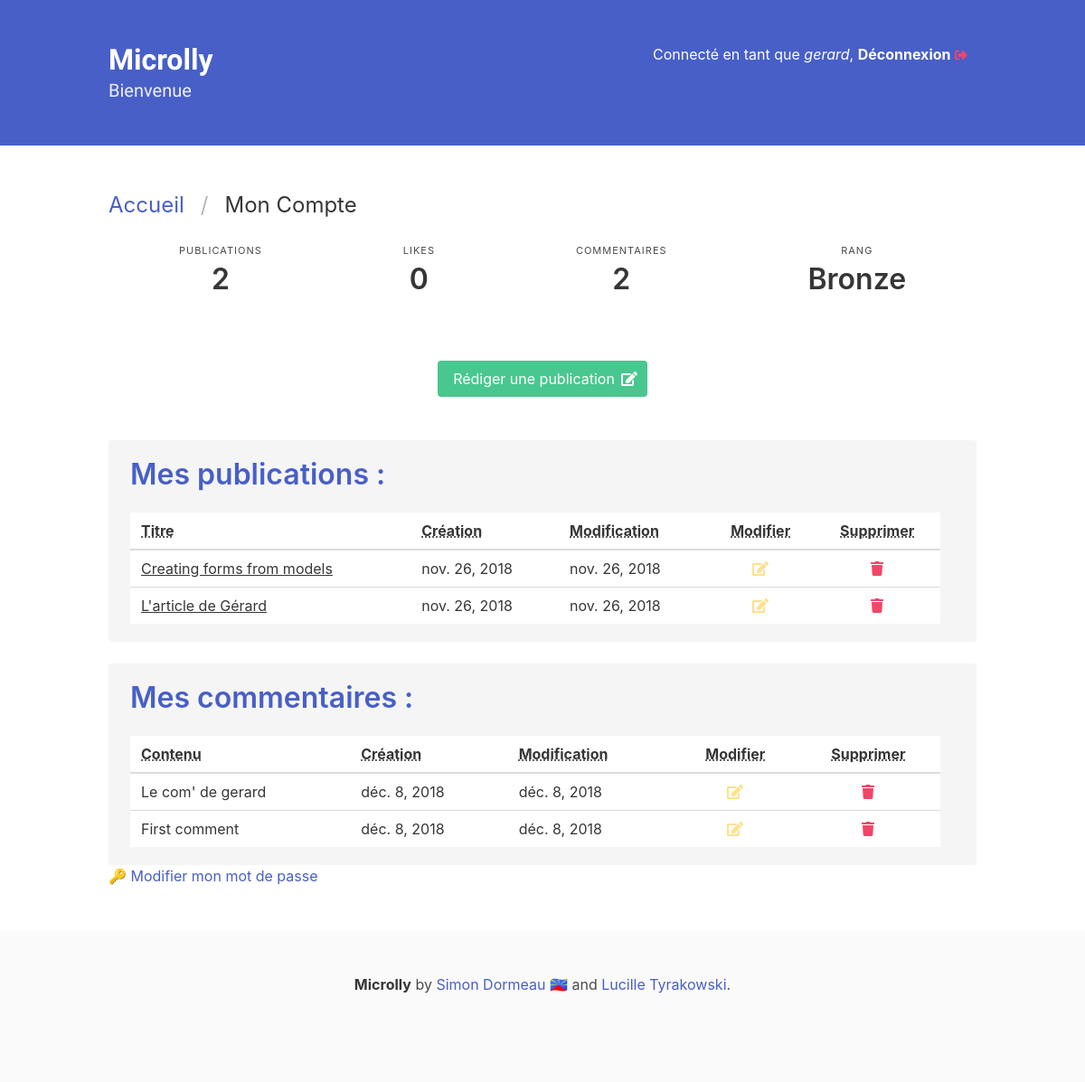
The app's page /accounts/ (signed in), older data.
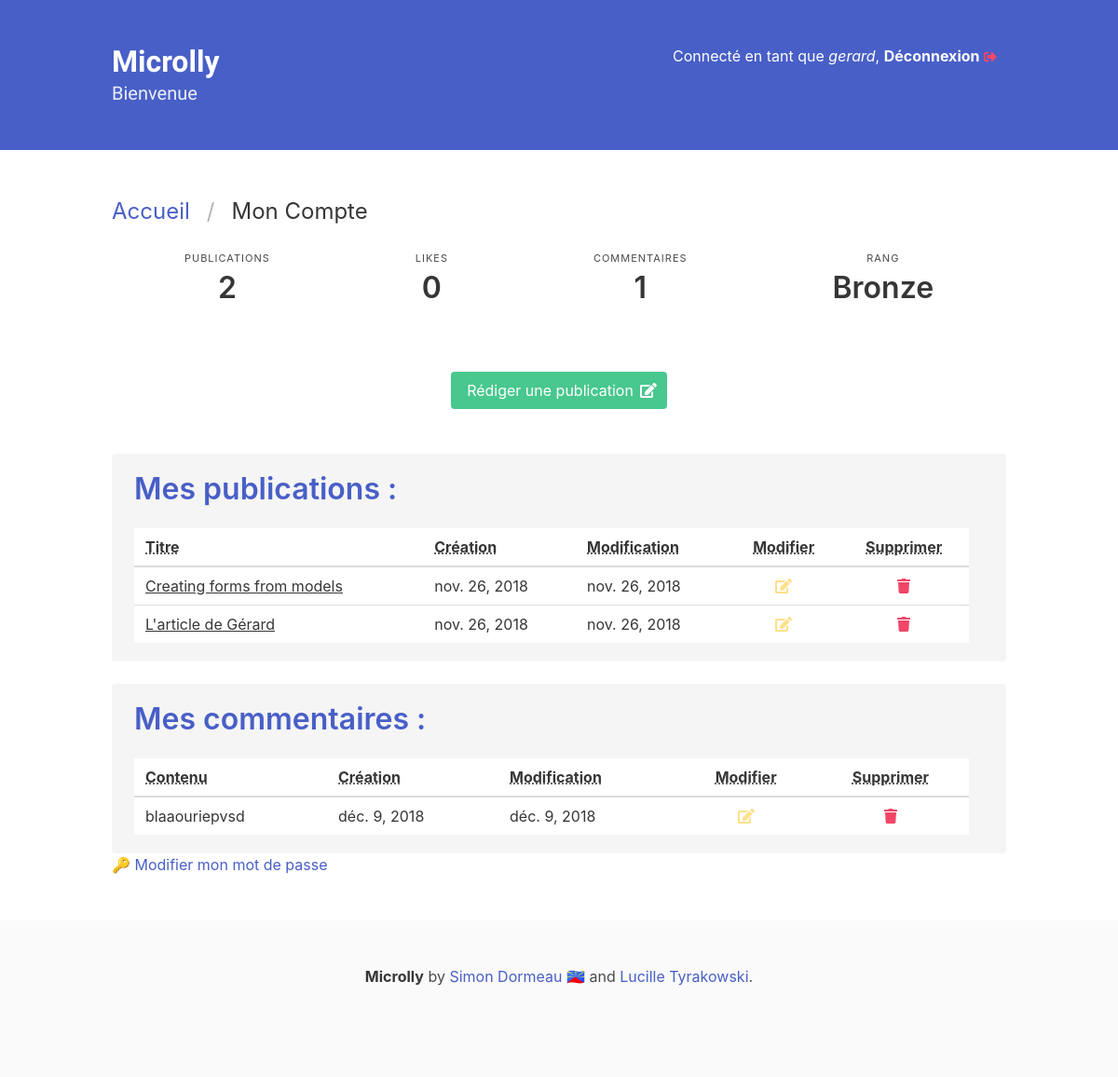
The same page, newer data.
### Microlly/models.py (models this page shows, shortened)
class Post(models.Model):
    title = models.CharField(max_length=150)
    body = RichTextField()
    author = models.ForeignKey(User, on_delete=models.CASCADE)
    creation_date = models.DateField(auto_now_add=True)
    update_date = models.DateField(auto_now=True)
    class Meta:
        ordering = ("-id",)
        verbose_name = "Publication"
        verbose_name_plural = "Publications"

class Comment(models.Model):
    message = models.CharField(max_length=250)
    author = models.ForeignKey(User, on_delete=models.CASCADE)
    post = models.ForeignKey(Post, on_delete=models.CASCADE, related_name="comments")
    creation_date = models.DateField(auto_now_add=True)
    update_date = models.DateField(auto_now=True)
    class Meta:
        ordering = ("-id",)
        verbose_name = "Commentaire"
        verbose_name_plural = "Commentaires"

### Microlly/views.py (the view)
# urls.py: path("accounts/", views.account, name="account"),
@login_required
def account(request):
    user_posts = Post.objects.filter(author=request.user).all()
    user_comments = Comment.objects.filter(author=request.user).all()
    user_rank = ranking.get_rank(len(user_posts))
    isaccountview = True
    return render(
        request,
        "account.html",
        {
            "user_posts": user_posts,
            "user_comments": user_comments,
            "isaccountview": isaccountview,
            "rank": user_rank,
        },
    )

### Microlly/ranking.py (called while the page is built)
def get_rank(number_of_posts):
    try:
        points = int(number_of_posts)
    except:
        points = 0
    ranks = [
        "Luke",
        "Platinium",
        "Gold",
        "Silver",
        "Bronze",
        "Noob",
    ]
    if points >= 10000:
        return ranks[0]
    if points >= 1000:
        return ranks[1]
    if points >= 100:
        return rank[2]
    if points >= 10:
        return ranks[3]
    if points >= 1:
        return ranks[4]
    if points >= 0:
        return ranks[5]

### Microlly/templates/account.html (shortened to what the changed rows need)
{% extends 'base.html' %}
{% block body %}
    <nav class="level">
        <div class="level-item has-text-centered">
            <div>
            <p class="heading">Commentaires</p>
            <p class="title">{{ user_comments.count }}</p>
            </div>
        </div>
    </nav>
    <div class="container is-widescreen">
        <div class="notification">
            <h2 class="title has-text-link">Mes publications :</h2>
            <table class="table is-hoverable is-fullwidth">
                <thead>
                    <tr>
                    <th><abbr title="Titre">Titre</abbr></th>
                    <th><abbr title="Date de création">Création</abbr></th>
                    <th><abbr title="Date de dernière modification">Modification</abbr></th>
                    <th class="has-text-centered"><abbr title="Modifier l'article">Modifier</abbr></th>
                    <th class="has-text-centered"><abbr title="Supprimer l'article">Supprimer</abbr></th>
                    </tr>
                </thead>
                <tbody>
                    {% for post in user_posts %}
                        <tr>
                            <td><a href="{% url 'Microlly:post' id=post.id %}">{{ post.title }}</a></td>
                            <td>{{ post.creation_date }}</td>
                            <td>{{ post.update_date }}</td>
                            <td class="has-text-centered">
                                <a href="{% url 'Microlly:edit_post' id=post.id %}">
                                    <span class="icon has-text-warning">
                                        <i class="fas fa-edit has-text-centered"></i>
                                    </span>
                                </a>
                            </td>
                            <td class="has-text-centered">
                                <a href="{% url 'Microlly:delete_post' id=post.id %}">
                                    <span class="icon has-text-danger">
                                        <i class="fas fa-trash has-text-centered"></i>
                                    </span>
                                </a>
                            </td>
                        </tr>
                    {% empty %}
                    <thead>
                        <div class="box">Vous n'avez rien rédigé pour le moment.</div>
                    </thead>
                    {% endfor %}
                </tbody>
            </table>
        </div>
    <div class="container is-widescreen">
        <div class="notification">
            <h2 class="title has-text-link">Mes commentaires :</h2>
            <table class="table is-hoverable is-fullwidth">
                <thead>
                    <tr>
                        <th><abbr title="Titre">Contenu</abbr></th>
                        <th><abbr title="Date de création">Création</abbr></th>
                        <th><abbr title="Date de dernière modification">Modification</abbr></th>
                        <th class="has-text-centered"><abbr title="Modifier l'article">Modifier</abbr></th>
                        <th class="has-text-centered"><abbr title="Supprimer l'article">Supprimer</abbr></th>
                    </tr>
                </thead>
                <tbody>
                    {% for comment in user_comments %}
                    <tr>
                        <td>{{ comment.message|truncatechars:25 }}</td>
                        <td>{{ comment.creation_date }}</td>
                        <td>{{ comment.update_date }}</td>
                        <td class="has-text-centered">
                            <a href="{% url 'Microlly:comment_update' id=comment.id %}">
                                <span class="icon has-text-warning">
                                    <i class="fas fa-edit has-text-centered"></i>
                                </span>
                            </a>
                        </td>
                        <td class="has-text-centered">
                            <a href="{% url 'Microlly:comment_delete' id=comment.id %}">
                                <span class="icon has-text-danger">
                                    <i class="fas fa-trash has-text-centered"></i>
                                </span>
                            </a>
                        </td>
                        </tr>
                        {% empty %}
                            <div class="box">Vous n'avez rien rédigé pour le moment.</div>
                        {% endfor %}
                </tbody>
            </table>
        </div>
    </div>
{% endblock body %}

Row changes from the older to the newer data that the page shows:
removed Comment: message "Le com' de gerard", creation_date "déc. 8, 2018", update_date "déc. 8, 2018"
removed Comment: message "First comment", creation_date "déc. 8, 2018", update_date "déc. 8, 2018"
added Comment: message "blaaouriepvsd", creation_date "déc. 9, 2018", update_date "déc. 9, 2018"
Text that changed along with them:
{{ user_comments.count }}: "2" → "1"
